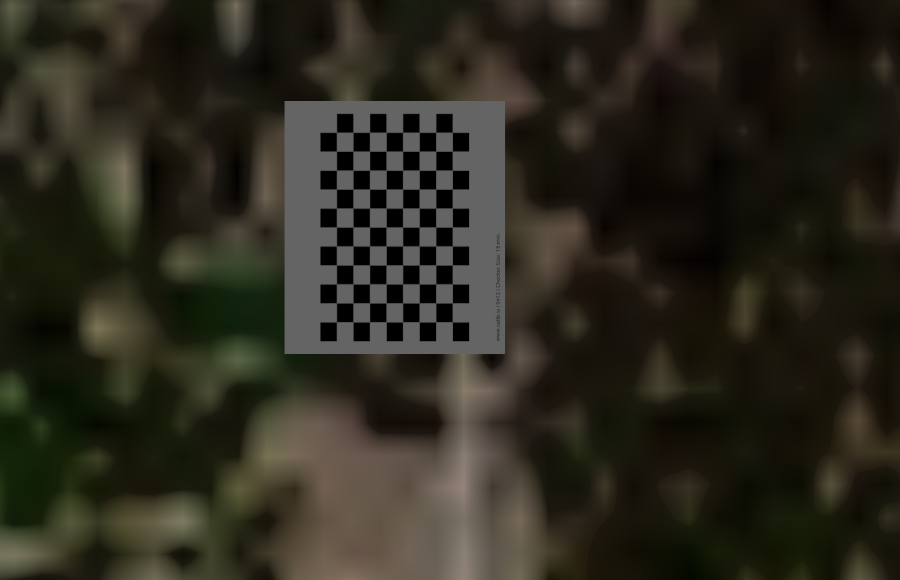
#> input picture src/grass_drone_camera/grass_drone_camera/Calibration_Photos2/capture_20250427_183927.png, 900 x 580 px; its folder holds only this picture in this run
$ python camera_calibration.py
#> lines starting #> are read from the running program, lines starting #| are printed output that depends on the picture; after the words box and inside, x2 and y2 are one past the last pixel; in counts of white or black regions, pixels touching at a corner belong together; long printed decimals are rounded
import cv2
import numpy as np
import glob
import os

# Parámetros del tablero de ajedrez
CHESSBOARD_SIZE = (11, 8)  # Número de esquinas internas (filas, columnas)
SQUARE_SIZE = 0.015  # els quadrats son de 15 mm

# Preparar puntos 3D del patrón (coordenadas del tablero en 3D)
objp = np.zeros((CHESSBOARD_SIZE[0] * CHESSBOARD_SIZE[1], 3), np.float32)
objp[:, :2] = np.mgrid[0:CHESSBOARD_SIZE[0], 0:CHESSBOARD_SIZE[1]].T.reshape(-1, 2) * SQUARE_SIZE

# Listas para almacenar puntos 3D y puntos 2D de la imagen
objpoints = []  # Puntos en el espacio real 3D
imgpoints = []  # Puntos en el plano de la imagen 2D

# Cargar imágenes del tablero de ajedrez
folder = "/home/ruben/Documents/grass_drone_ros2/src/grass_drone_camera/grass_drone_camera/Calibration_Photos2"
images = glob.glob(os.path.join(folder, "*.png"))

print(f"Se encontraron {len(images)} imágenes en {folder}")
if not images:
    print("ERROR: No se encontraron imagenes. Verifica la ruta y el formato de los archivos.")
    exit()

if not images:
    print(f"No se encontraron imágenes en {folder}. Verifica la ruta.")
    exit()


for fname in images:
    img = cv2.imread(fname)
#> img is the input picture: shape (580, 900, 3); mean B, G, R 30.4, 41.3, 44
    gray = cv2.cvtColor(img, cv2.COLOR_BGR2GRAY)
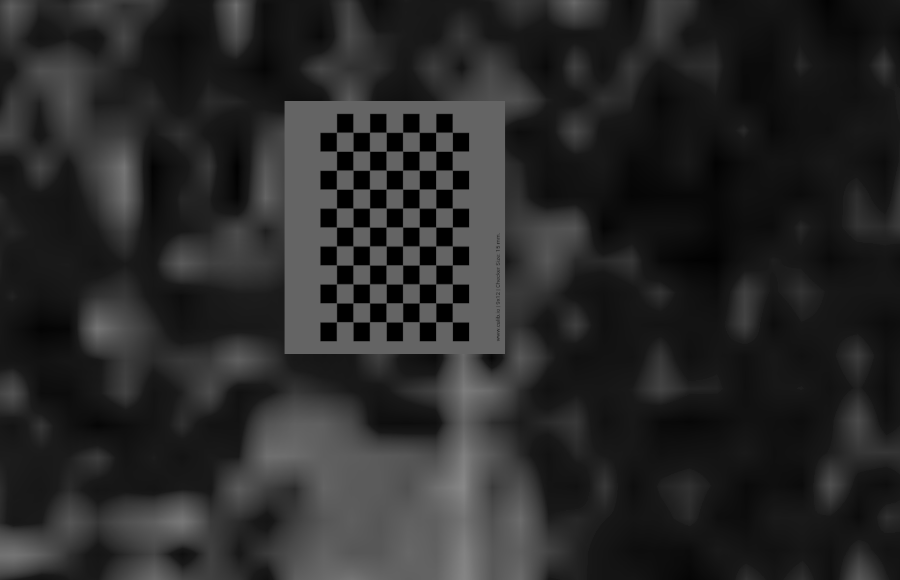
#> gray: shape (580, 900); min 0, max 135, mean 40.8

    # Detectar esquinas del tablero
    ret, corners = cv2.findChessboardCorners(gray, CHESSBOARD_SIZE, None)
#> ret = True; corners = 88 rows, first 8: [336.5, 321.7], [336.4, 302.8], [336.4, 283.9], [336.5, 265], [336.4, 245.9], [336.4, 227], [336.5, 208], [336.5, 189.1]

    if ret:
        print(f"Esquinas detectadas en {fname}")
        objpoints.append(objp)  # Guardar puntos 3D
        imgpoints.append(corners)  # Guardar puntos 2D

        # Dibujar y mostrar las esquinas detectadas
        cv2.drawChessboardCorners(img, CHESSBOARD_SIZE, corners, ret)
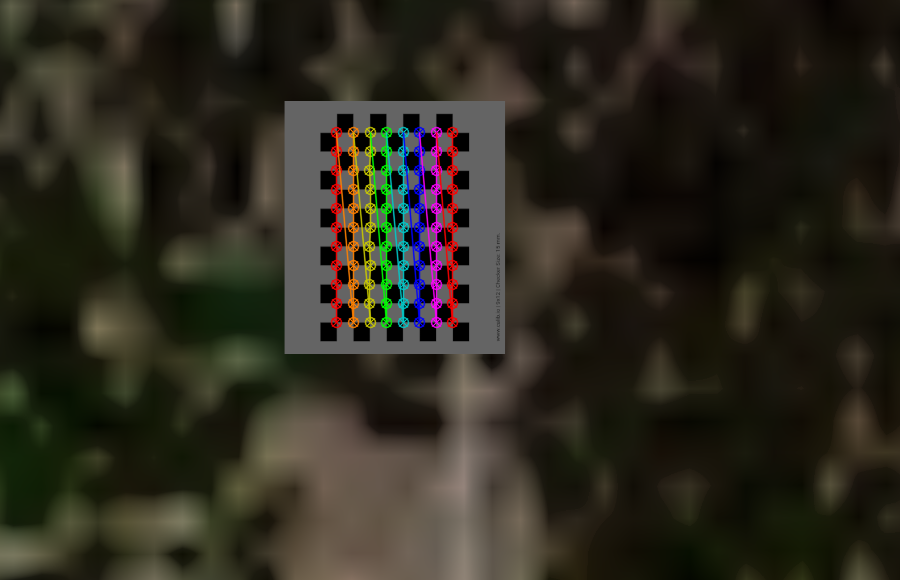
#> img: shape (580, 900, 3); 2.76% of pixels changed, all inside (x1, y1, x2, y2) = (330, 126, 459, 329)
        cv2.imshow("Chessboard", img)
        cv2.waitKey(500)
    else:
        print(f"No se detectaron esquinas en {fname}")


cv2.destroyAllWindows()

if not imgpoints:
    print("ERROR: No se detectaron esquinas en ninguna imagen. Verifica las fotos y el tamaño del patrón.")
    exit()


# Calibrar la cámara
ret, camera_matrix, dist_coeffs, rvecs, tvecs = cv2.calibrateCamera(objpoints, imgpoints, gray.shape[::-1], None, None)
#> ret = 0.0806; camera_matrix = [[11270.1, 0, 445.5], [0, 12908.7, 289.3], [0, 0, 1]]; dist_coeffs = [[-0.447, 0.000338, 0.0255, -0.000434, 9.45e-08]]; rvecs = ([0.0242, 0.0347, -1.57],); tvecs = ([-0.0989, 0.0257, 10.21],)

# Guardar los parámetros en un archivo
np.save("camera_matrix.npy", camera_matrix)
np.save("dist_coeffs.npy", dist_coeffs)

print("Camera Matrix:\n", camera_matrix)
#| Camera Matrix:
#|  [[1.12700910e+04 0.00000000e+00 4.45527821e+02]
#|  [0.00000000e+00 1.29087154e+04 2.89280844e+02]
#|  [0.00000000e+00 0.00000000e+00 1.00000000e+00]]
print("\nDistortion Coefficients:\n", dist_coeffs)
#| Distortion Coefficients:
#|  [[-4.47034015e-01  3.37898325e-04  2.54827173e-02 -4.34256543e-04
#|    9.44791688e-08]]

$ run again, on src/grass_drone_camera/grass_drone_camera/Calibration_Photos2/capture_20250427_184044.png
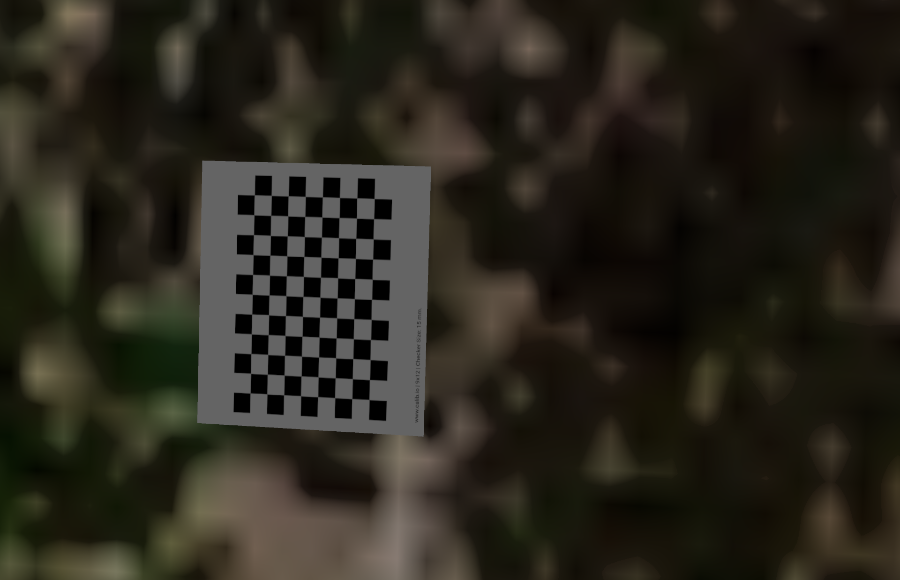
#> input picture src/grass_drone_camera/grass_drone_camera/Calibration_Photos2/capture_20250427_184044.png, 900 x 580 px
#> img is the input picture: shape (580, 900, 3); mean B, G, R 28.9, 38.4, 41.7
#> `gray = cv2.cvtColor(img, cv2.COLOR_BGR2GRAY)`:
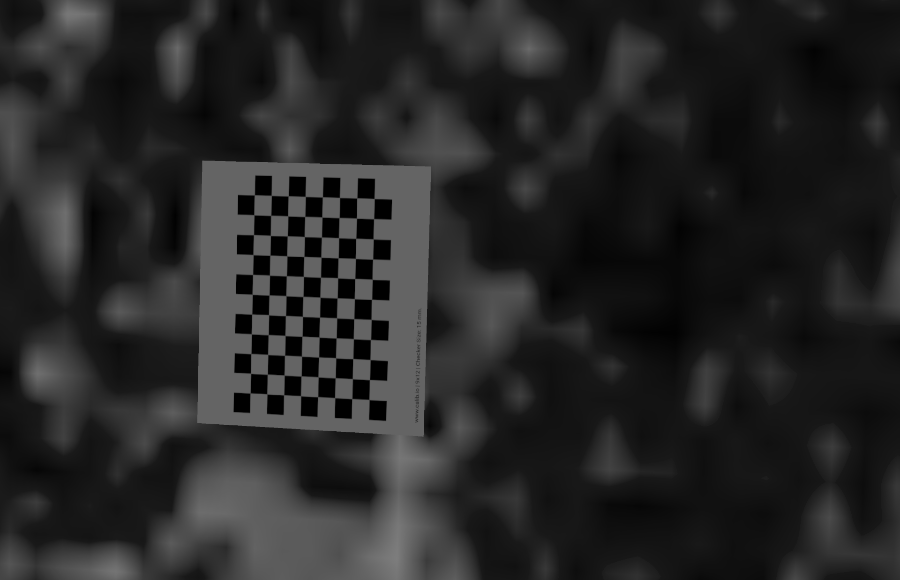
#> gray: shape (580, 900); min 0, max 125, mean 38.3
#> `ret, corners = cv2.findChessboardCorners(gray, CHESSBOARD_SIZE, None)`: ret = True; corners = 88 rows, first 8: [250.1, 392.9], [250.5, 373.3], [250.8, 353.6], [251.4, 333.8], [251.6, 314.1], [252.3, 294.4], [252.6, 274.5], [253, 254.6]
#> `cv2.drawChessboardCorners(img, CHESSBOARD_SIZE, corners, ret)`:
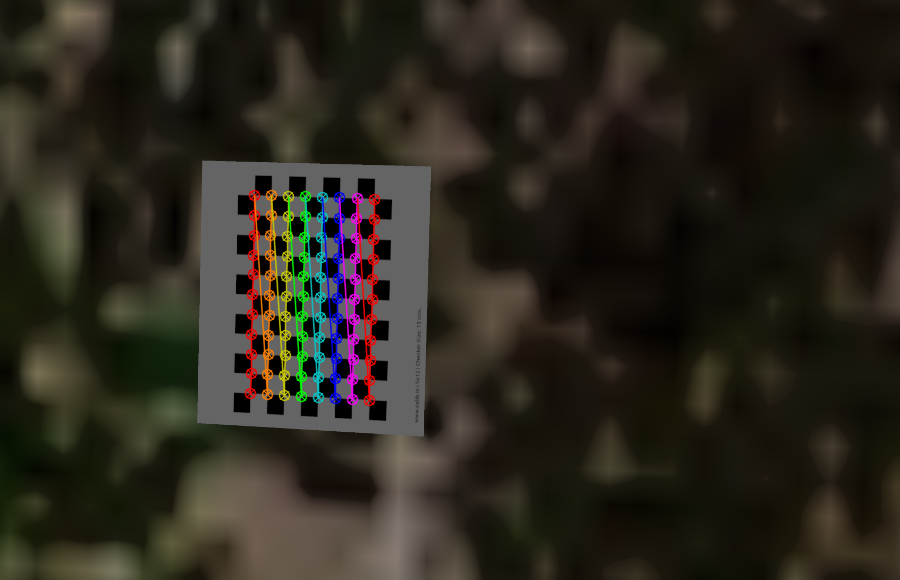
#> img: shape (580, 900, 3); 2.83% of pixels changed, all inside (x1, y1, x2, y2) = (244, 189, 381, 407)
#> `ret, camera_matrix, dist_coeffs, rvecs, tvecs = cv2.calibrateCamera(ob..`: ret = 0.108; camera_matrix = [[733.8, 0, 463.2], [0, 840.3, 296.6], [0, 0, 1]]; dist_coeffs = [[0.0317, -0.583, -0.002, -0.00145, 2.73]]; rvecs = ([-0.0504, 0.0896, -1.54],); tvecs = ([-0.185, 0.0733, 0.638],)
#| Camera Matrix:
#|  [[733.812   0.         463.154]
#|  [  0.         840.255 296.556 ]
#|  [  0.           0.           1.        ]]
#| Distortion Coefficients:
#|  [[ 3.17193446e-02 -5.82816936e-01 -1.99711551e-03 -1.45315350e-03
#|    2.72639273e+00]]

$ run again, on src/grass_drone_camera/grass_drone_camera/Calibration_Photos2/capture_20250427_184052.png
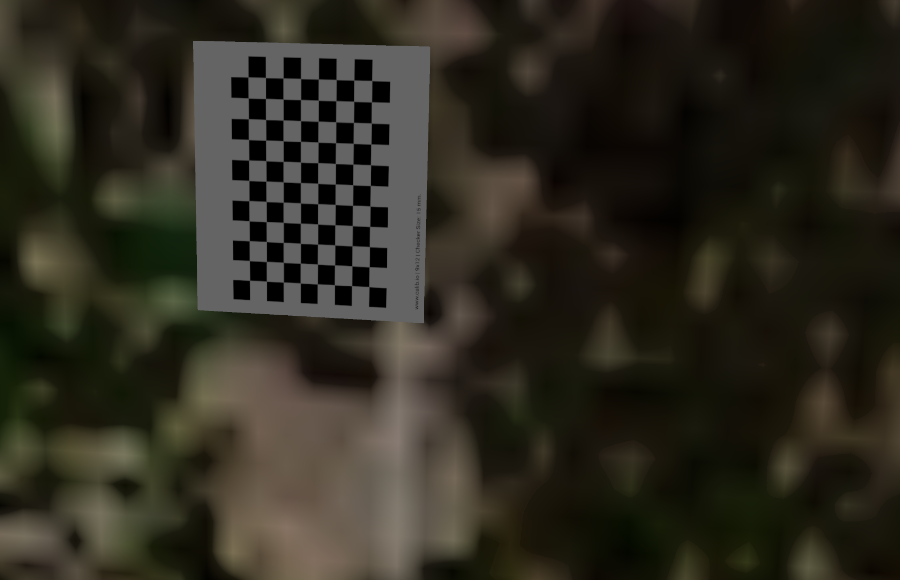
#> input picture src/grass_drone_camera/grass_drone_camera/Calibration_Photos2/capture_20250427_184052.png, 900 x 580 px
#> img is the input picture: shape (580, 900, 3); mean B, G, R 31.8, 42.5, 45.7
#> `gray = cv2.cvtColor(img, cv2.COLOR_BGR2GRAY)`:
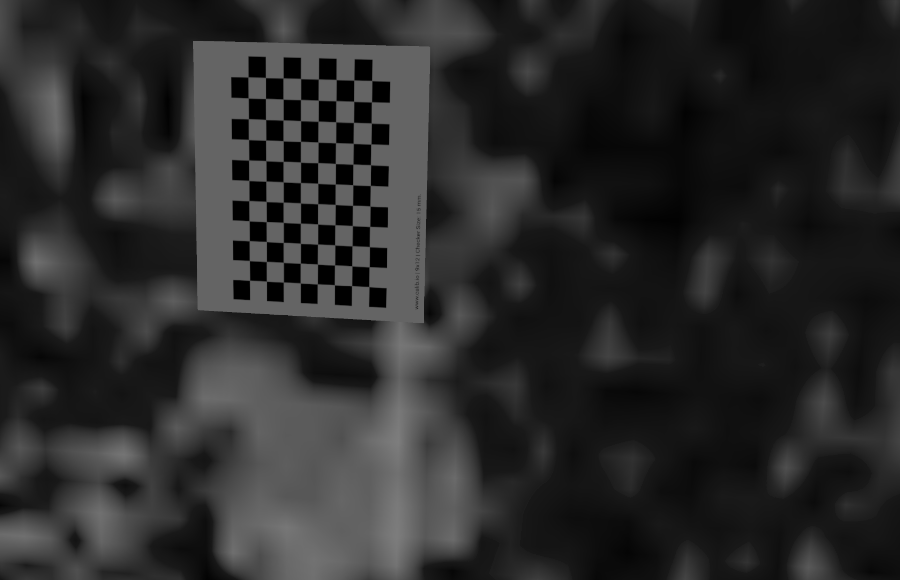
#> gray: shape (580, 900); min 0, max 125, mean 42.2
#> `ret, corners = cv2.findChessboardCorners(gray, CHESSBOARD_SIZE, None)`: ret = True; corners = 88 rows, first 8: [249.5, 280.3], [249.4, 260.5], [249.3, 240.6], [249, 220.7], [248.8, 200.6], [248.7, 180.4], [248.6, 160.1], [248.5, 139.5]
#> `cv2.drawChessboardCorners(img, CHESSBOARD_SIZE, corners, ret)`:
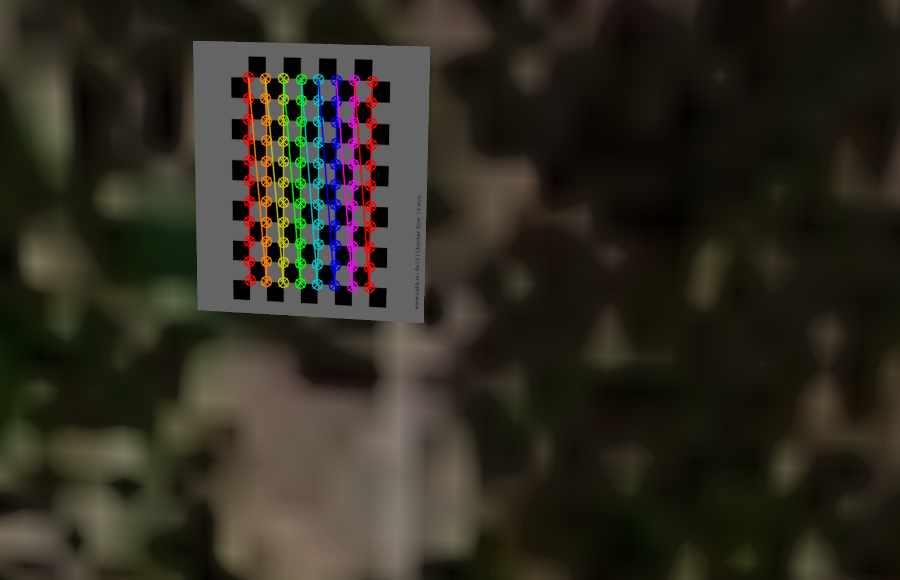
#> img: shape (580, 900, 3); 2.89% of pixels changed, all inside (x1, y1, x2, y2) = (242, 71, 379, 294)
#> `ret, camera_matrix, dist_coeffs, rvecs, tvecs = cv2.calibrateCamera(ob..`: ret = 0.107; camera_matrix = [[634.3, 0, 481], [0, 719.7, 316.3], [0, 0, 1]]; dist_coeffs = [[-0.029, 0.187, -0.00137, -0.000234, -0.418]]; rvecs = ([0.043, 0.157, -1.52],); tvecs = ([-0.2, -0.0274, 0.549],)
#| Camera Matrix:
#|  [[634.269   0.         481.015]
#|  [  0.         719.742 316.294]
#|  [  0.           0.           1.        ]]
#| Distortion Coefficients:
#|  [[-2.90114903e-02  1.87026136e-01 -1.36854005e-03 -2.34334329e-04
#|   -4.18492598e-01]]

$ run again, on src/grass_drone_camera/grass_drone_camera/Calibration_Photos2/capture_20250427_184058.png
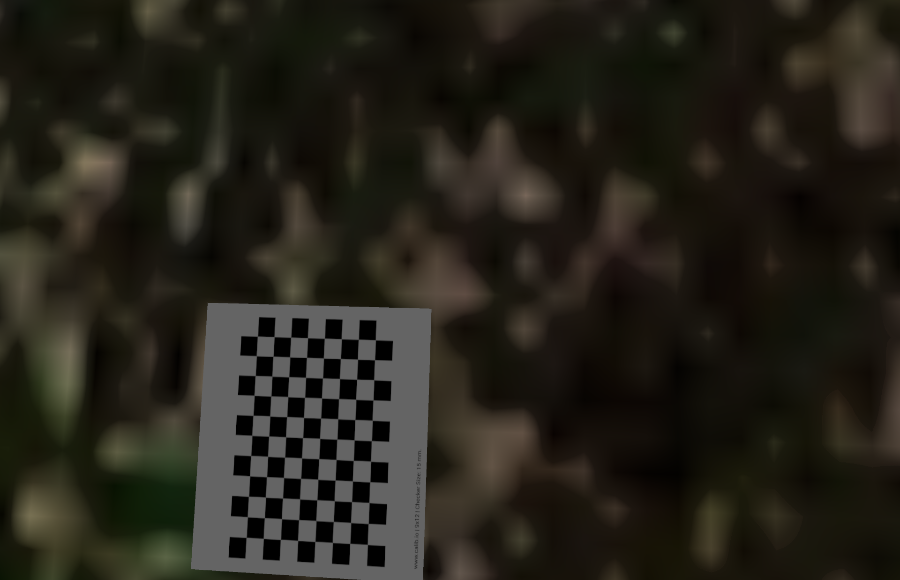
#> input picture src/grass_drone_camera/grass_drone_camera/Calibration_Photos2/capture_20250427_184058.png, 900 x 580 px
#> img is the input picture: shape (580, 900, 3); mean B, G, R 25.8, 34.4, 37.3
#> `ret, corners = cv2.findChessboardCorners(gray, CHESSBOARD_SIZE, None)`: ret = True; corners = 88 rows, first 8: [246.2, 537.4], [247.4, 516.7], [248.4, 496.4], [249.6, 475.8], [250.6, 455.6], [251.7, 435.3], [253, 415.4], [254.1, 395.3]
#> `cv2.drawChessboardCorners(img, CHESSBOARD_SIZE, corners, ret)`:
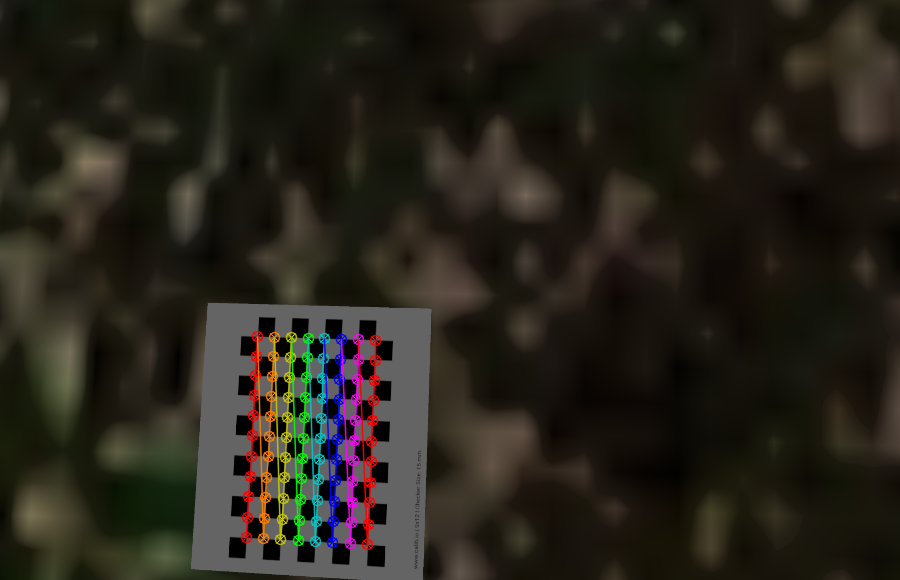
#> img: shape (580, 900, 3); 2.87% of pixels changed, all inside (x1, y1, x2, y2) = (240, 330, 382, 551)
#> `ret, camera_matrix, dist_coeffs, rvecs, tvecs = cv2.calibrateCamera(ob..`: ret = 0.102; camera_matrix = [[765.6, 0, 460.7], [0, 876.8, 315.8], [0, 0, 1]]; dist_coeffs = [[-0.0198, 0.298, 0.000898, 0.00911, -1.22]]; rvecs = ([-0.158, -0.0315, -1.54],); tvecs = ([-0.183, 0.164, 0.647],)
#| Camera Matrix:
#|  [[765.559   0.         460.728]
#|  [  0.         876.823 315.760]
#|  [  0.           0.           1.        ]]
#| Distortion Coefficients:
#|  [[-1.98352333e-02  2.97804143e-01  8.97968364e-04  9.11461775e-03
#|   -1.22083466e+00]]

$ run again, on src/grass_drone_camera/grass_drone_camera/Calibration_Photos2/capture_20250427_183953.png
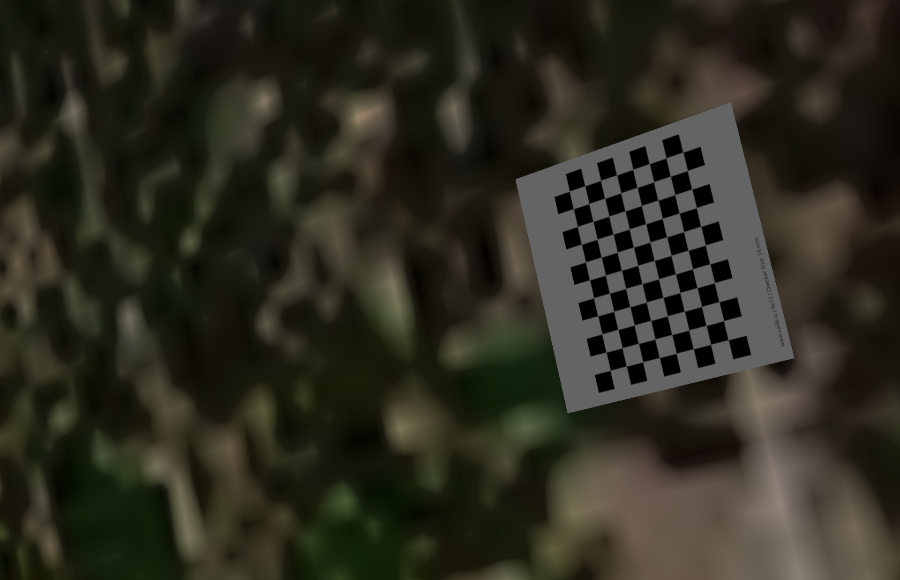
#> input picture src/grass_drone_camera/grass_drone_camera/Calibration_Photos2/capture_20250427_183953.png, 900 x 580 px
#> img is the input picture: shape (580, 900, 3); mean B, G, R 32.6, 44, 45.4
#> `gray = cv2.cvtColor(img, cv2.COLOR_BGR2GRAY)`:
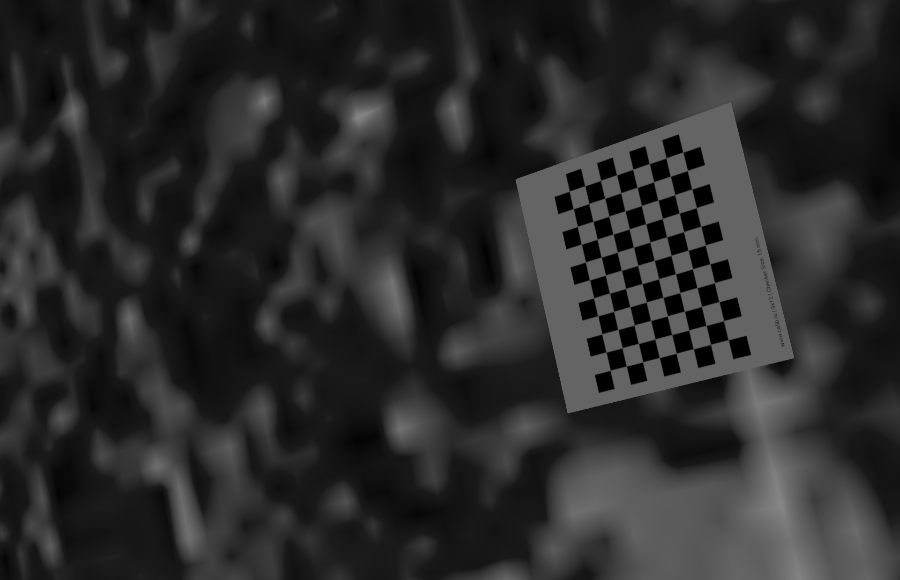
#> gray: shape (580, 900); min 0, max 134, mean 43.2
#> `ret, corners = cv2.findChessboardCorners(gray, CHESSBOARD_SIZE, None)`: ret = True; corners = 88 rows, first 8: [610.3, 370.3], [606, 352], [601.7, 333.9], [597.7, 315.7], [593.5, 297.8], [589.5, 279.8], [585.4, 261.9], [581.3, 244.2]
#> `cv2.drawChessboardCorners(img, CHESSBOARD_SIZE, corners, ret)`:
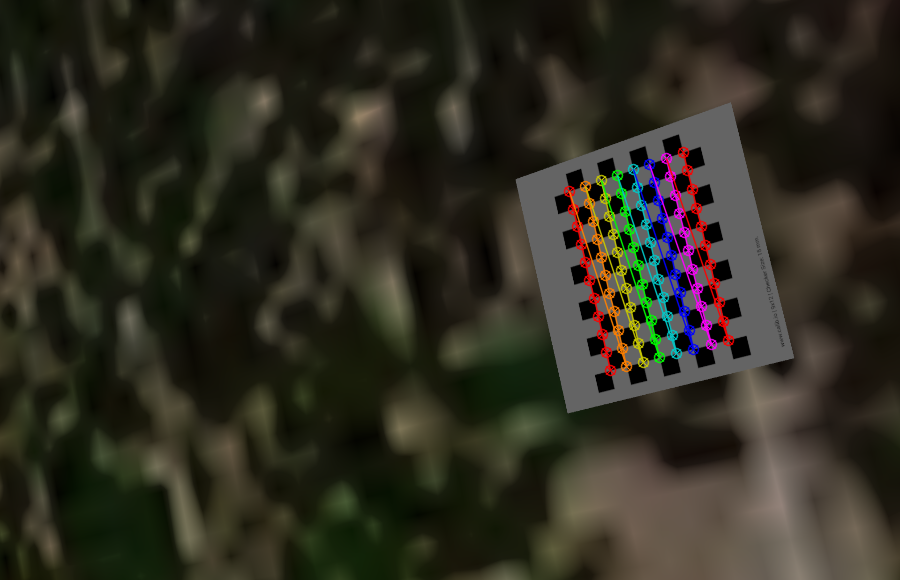
#> img: shape (580, 900, 3); 2.72% of pixels changed, all inside (x1, y1, x2, y2) = (563, 146, 735, 377)
#> `ret, camera_matrix, dist_coeffs, rvecs, tvecs = cv2.calibrateCamera(ob..`: ret = 0.0837; camera_matrix = [[730.4, 0, 437.1], [0, 846.2, 287.4], [0, 0, 1]]; dist_coeffs = [[-0.0462, 0.257, -0.00074, 0.00621, -0.8]]; rvecs = ([-0.307, 0.233, -1.81],); tvecs = ([0.161, 0.0665, 0.679],)
#| Camera Matrix:
#|  [[730.376   0.         437.076]
#|  [  0.         846.210 287.424]
#|  [  0.           0.           1.        ]]
#| Distortion Coefficients:
#|  [[-4.62432210e-02  2.56593832e-01 -7.40156693e-04  6.20857607e-03
#|   -7.99773798e-01]]
